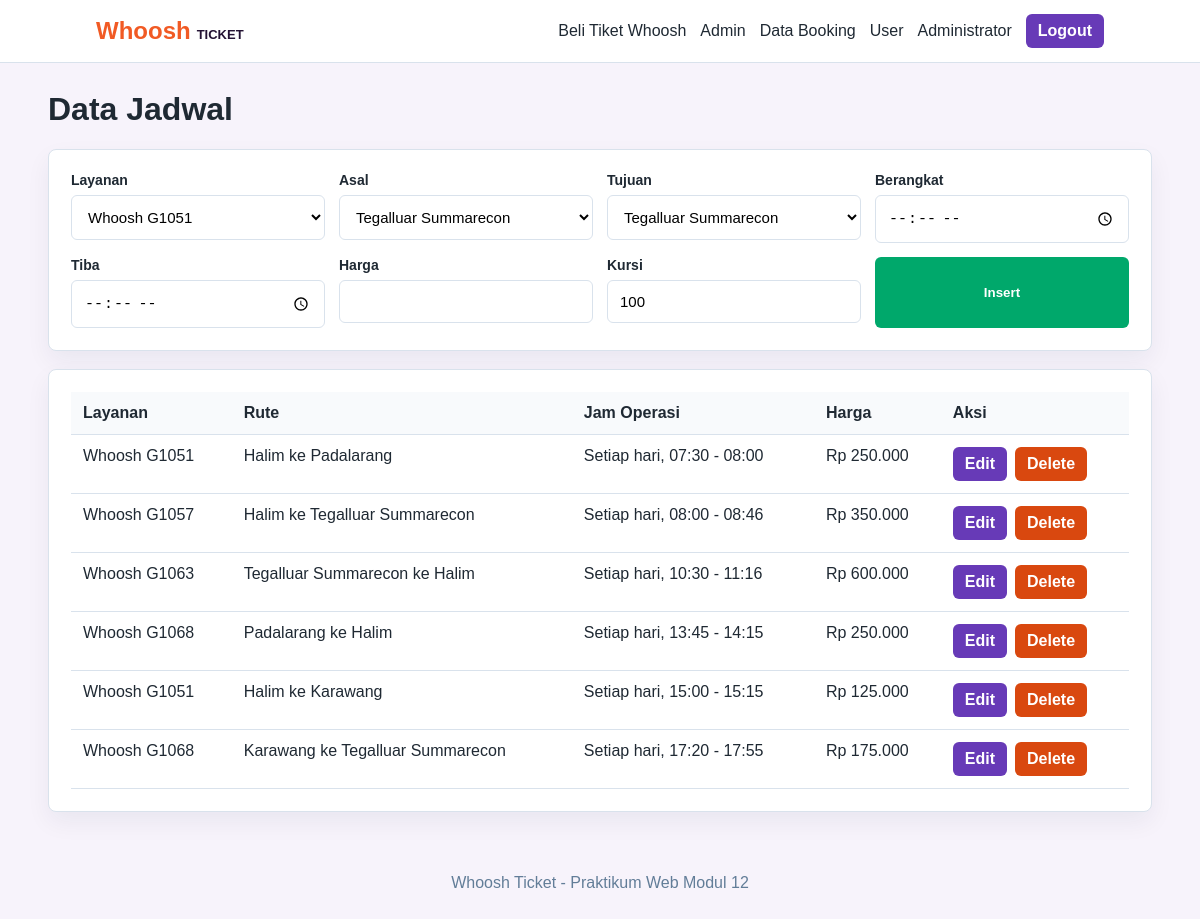
Screenshot of /schedules.php (signed in) with the database file from the repository.
### tables this page shows
CREATE TABLE schedules (
  id INT AUTO_INCREMENT PRIMARY KEY,
  train_id INT NOT NULL,
  asal_id INT NOT NULL,
  tujuan_id INT NOT NULL,
  jam_berangkat TIME NOT NULL,
  jam_tiba TIME NOT NULL,
  harga INT NOT NULL,
  kursi_total INT NOT NULL DEFAULT 100,
  FOREIGN KEY (train_id) REFERENCES trains(id) ON DELETE CASCADE,
  FOREIGN KEY (asal_id) REFERENCES stations(id) ON DELETE CASCADE,
  FOREIGN KEY (tujuan_id) REFERENCES stations(id) ON DELETE CASCADE
);

CREATE TABLE trains (
  id INT AUTO_INCREMENT PRIMARY KEY,
  nama VARCHAR(100) NOT NULL,
  kelas VARCHAR(50) NOT NULL
);

CREATE TABLE stations (
  id INT AUTO_INCREMENT PRIMARY KEY,
  kode VARCHAR(10) NOT NULL UNIQUE,
  nama VARCHAR(100) NOT NULL,
  kota VARCHAR(100) NOT NULL
);

### config.php (called while the page is built, shortened)
<?php
function e($value)
{
    return htmlspecialchars((string) $value, ENT_QUOTES, 'UTF-8');
}
function rupiah($angka)
{
    return 'Rp ' . number_format((int) $angka, 0, ',', '.');
}

### schedules.php (the view, shortened to what this page needs)
<?php
require 'config.php';
$edit = null;
$trains = $pdo->query('SELECT * FROM trains ORDER BY nama')->fetchAll();
$stations = $pdo->query('SELECT * FROM stations ORDER BY kota, nama')->fetchAll();
$schedules = $pdo->query("
    SELECT s.*, t.nama AS kereta, a.nama AS asal, j.nama AS tujuan
    FROM schedules s
    JOIN trains t ON t.id = s.train_id
    JOIN stations a ON a.id = s.asal_id
    JOIN stations j ON j.id = s.tujuan_id
    ORDER BY s.jam_berangkat
")->fetchAll();
require 'header.php';
?>
<h1>Data Jadwal</h1>
<section class="panel">
    <form method="post" class="grid">
        <div class="field">
            <label>Layanan</label>
            <select name="train_id" required>
                <?php foreach ($trains as $train): ?>
                    <option value="<?= e($train['id']) ?>" <?= ($edit['train_id'] ?? '') == $train['id'] ? 'selected' : '' ?>><?= e($train['nama']) ?></option>
                <?php endforeach; ?>
            </select>
        </div>
        <div class="field">
            <label>Asal</label>
            <select name="asal_id" required>
                <?php foreach ($stations as $station): ?>
                    <option value="<?= e($station['id']) ?>" <?= ($edit['asal_id'] ?? '') == $station['id'] ? 'selected' : '' ?>><?= e($station['nama']) ?></option>
                <?php endforeach; ?>
            </select>
        </div>
        <div class="field">
            <label>Tujuan</label>
            <select name="tujuan_id" required>
                <?php foreach ($stations as $station): ?>
                    <option value="<?= e($station['id']) ?>" <?= ($edit['tujuan_id'] ?? '') == $station['id'] ? 'selected' : '' ?>><?= e($station['nama']) ?></option>
                <?php endforeach; ?>
            </select>
        </div>
        <div class="field">
            <label>Berangkat</label>
            <input type="time" name="jam_berangkat" value="<?= e(substr($edit['jam_berangkat'] ?? '', 0, 5)) ?>" required>
        </div>
        <div class="field">
            <label>Tiba</label>
            <input type="time" name="jam_tiba" value="<?= e(substr($edit['jam_tiba'] ?? '', 0, 5)) ?>" required>
        </div>
        <div class="field">
            <label>Harga</label>
            <input type="number" name="harga" value="<?= e($edit['harga'] ?? '') ?>" required>
        </div>
        <div class="field">
            <label>Kursi</label>
            <input type="number" name="kursi_total" value="<?= e($edit['kursi_total'] ?? '100') ?>" required>
        </div>
        <button class="btn green" type="submit"><?= $edit ? 'Update' : 'Insert' ?></button>
    </form>
</section>
<section class="panel" style="margin-top: 18px;">
    <table>
        <tr><th>Layanan</th><th>Rute</th><th>Jam Operasi</th><th>Harga</th><th>Aksi</th></tr>
        <?php foreach ($schedules as $schedule): ?>
            <tr>
                <td><?= e($schedule['kereta']) ?></td>
                <td><?= e($schedule['asal']) ?> ke <?= e($schedule['tujuan']) ?></td>
                <td>Setiap hari, <?= e(substr($schedule['jam_berangkat'], 0, 5)) ?> - <?= e(substr($schedule['jam_tiba'], 0, 5)) ?></td>
                <td><?= e(rupiah($schedule['harga'])) ?></td>
                <td class="actions">
                    <a class="btn small" href="?edit=<?= e($schedule['id']) ?>">Edit</a>
                    <a class="btn small red" href="?delete=<?= e($schedule['id']) ?>" onclick="return confirm('Hapus data ini?')">Delete</a>
                </td>
            </tr>
        <?php endforeach; ?>
    </table>
</section>
<?php require 'footer.php'; ?>

### style.css (style rules this page uses)
:root { --navy: #241334; --blue: #673ab7; --orange: #f15a24; --green: #00a86b; --red: #d9480f; --gray: #f1f5f9; --line: #d9e2ec; --text: #1f2933; }
* { box-sizing: border-box; }
body { margin: 0; font-family: Arial, Helvetica, sans-serif; color: var(--text); background: #f7f3fb; }
a { color: inherit; text-decoration: none; }
.panel { padding: 22px; background: #ffffff; border: 1px solid var(--line); border-radius: 8px; box-shadow: 0 10px 25px rgba(16, 42, 67, .06); }
.grid { display: grid; grid-template-columns: repeat(4, 1fr); gap: 14px; }
.field { display: flex; flex-direction: column; gap: 7px; }
label { font-weight: 700; font-size: 14px; }
input, select { width: 100%; padding: 12px; border: 1px solid var(--line); border-radius: 6px; font-size: 15px; background: #ffffff; }
.btn { display: inline-flex; justify-content: center; align-items: center; min-height: 42px; padding: 10px 16px; border: 0; border-radius: 6px; color: #ffffff; background: var(--blue); font-weight: 700; cursor: pointer; }
.btn.small { min-height: 34px; padding: 7px 12px; }
.btn.green { background: var(--green); }
.btn.red { background: var(--red); }
table { width: 100%; border-collapse: collapse; background: #ffffff; }
th, td { padding: 12px; border-bottom: 1px solid var(--line); text-align: left; vertical-align: top; }
th { background: #f8fafc; }
.actions { display: flex; gap: 8px; flex-wrap: wrap; }

### rows the page displays
schedules: train.nama "Whoosh G1051", asal.nama "Halim", tujuan.nama "Padalarang", jam_berangkat "07:30", jam_tiba "08:00", harga "Rp 250.000"
schedules: train.nama "Whoosh G1057", asal.nama "Halim", tujuan.nama "Tegalluar Summarecon", jam_berangkat "08:00", jam_tiba "08:46", harga "Rp 350.000"
schedules: train.nama "Whoosh G1063", asal.nama "Tegalluar Summarecon", tujuan.nama "Halim", jam_berangkat "10:30", jam_tiba "11:16", harga "Rp 600.000"
schedules: train.nama "Whoosh G1068", asal.nama "Padalarang", tujuan.nama "Halim", jam_berangkat "13:45", jam_tiba "14:15", harga "Rp 250.000"
schedules: train.nama "Whoosh G1051", asal.nama "Halim", tujuan.nama "Karawang", jam_berangkat "15:00", jam_tiba "15:15", harga "Rp 125.000"
schedules: train.nama "Whoosh G1068", asal.nama "Karawang", tujuan.nama "Tegalluar Summarecon", jam_berangkat "17:20", jam_tiba "17:55", harga "Rp 175.000"

### other values shown
$_SESSION['user']['nama'] "Administrator"
form field train_id "Whoosh G1051"
form field asal_id "Tegalluar Summarecon"
form field tujuan_id "Tegalluar Summarecon"
